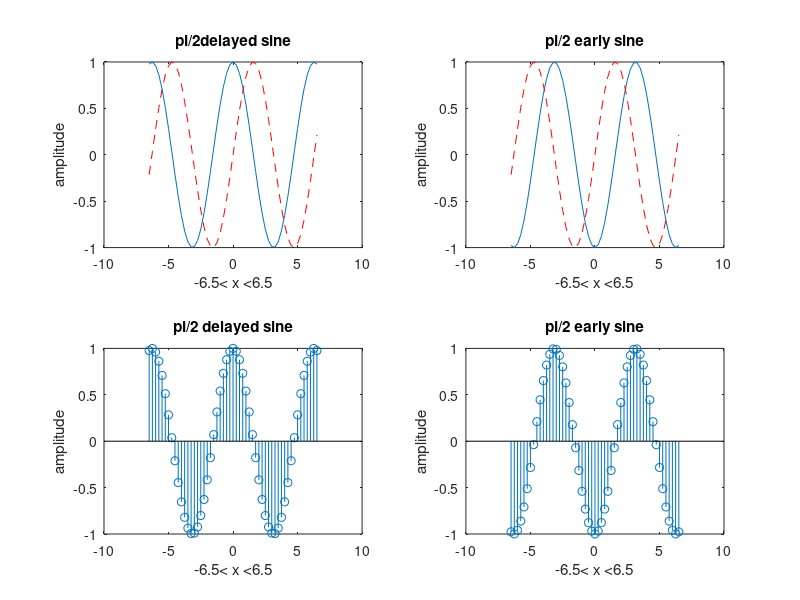

This figure's MATLAB source:
clc; clear all; close all;

xc = -6.5:.25:6.5;
y1_c = sin(xc);

%%% shifting %%%

% for continous

phi = pi/2;
shift_y1 = sin(xc + phi);
shift_y1e = sin(xc - phi);

subplot(2,2,1), plot(xc,shift_y1,xc,y1_c,'r--'); title('pi/2delayed sine');
xlabel('-6.5< x <6.5');
ylabel('amplitude');

subplot(2,2,2), plot(xc,shift_y1e,xc,y1_c,'r--'); title('pi/2 early sine');
xlabel('-6.5< x <6.5');
ylabel('amplitude');

%for discrete
subplot(2,2,3), stem(xc,shift_y1); title('pi/2 delayed sine');
xlabel('-6.5< x <6.5');
ylabel('amplitude');

subplot(2,2,4), stem(xc,shift_y1e); title('pi/2 early sine');
xlabel('-6.5< x <6.5');
ylabel('amplitude');

%saveas(1,'time_shift.png')






